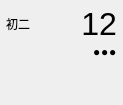
<?xml version="1.0" encoding="UTF-8"?>
<ui version="4.0">
 <class>DayWidget</class>
 <widget class="QWidget" name="DayWidget">
  <property name="geometry">
   <rect>
    <x>0</x>
    <y>0</y>
    <width>123</width>
    <height>105</height>
   </rect>
  </property>
  <property name="minimumSize">
   <size>
    <width>80</width>
    <height>80</height>
   </size>
  </property>
  <property name="acceptDrops">
   <bool>true</bool>
  </property>
  <property name="styleSheet">
   <string notr="true"/>
  </property>
  <layout class="QVBoxLayout" name="verticalLayout">
   <property name="spacing">
    <number>0</number>
   </property>
   <property name="leftMargin">
    <number>6</number>
   </property>
   <property name="topMargin">
    <number>6</number>
   </property>
   <property name="rightMargin">
    <number>6</number>
   </property>
   <property name="bottomMargin">
    <number>6</number>
   </property>
   <item>
    <layout class="QHBoxLayout" name="horizontalLayout">
     <item>
      <widget class="QLabel" name="lunarLabel">
       <property name="enabled">
        <bool>true</bool>
       </property>
       <property name="text">
        <string>初二</string>
       </property>
      </widget>
     </item>
     <item>
      <widget class="QLabel" name="dayLabel">
       <property name="font">
        <font>
         <pointsize>24</pointsize>
        </font>
       </property>
       <property name="layoutDirection">
        <enum>Qt::LeftToRight</enum>
       </property>
       <property name="text">
        <string>12</string>
       </property>
       <property name="alignment">
        <set>Qt::AlignRight|Qt::AlignTrailing|Qt::AlignVCenter</set>
       </property>
      </widget>
     </item>
    </layout>
   </item>
   <item>
    <layout class="QHBoxLayout" name="horizontalLayout_2">
     <property name="spacing">
      <number>0</number>
     </property>
     <item>
      <spacer name="horizontalSpacer">
       <property name="orientation">
        <enum>Qt::Horizontal</enum>
       </property>
       <property name="sizeHint" stdset="0">
        <size>
         <width>40</width>
         <height>20</height>
        </size>
       </property>
      </spacer>
     </item>
     <item>
      <widget class="QLabel" name="dotLabel_1">
       <property name="text">
        <string>●</string>
       </property>
      </widget>
     </item>
     <item>
      <widget class="QLabel" name="dotLabel_2">
       <property name="text">
        <string>●</string>
       </property>
      </widget>
     </item>
     <item>
      <widget class="QLabel" name="dotLabel_3">
       <property name="text">
        <string>●</string>
       </property>
      </widget>
     </item>
    </layout>
   </item>
   <item>
    <spacer name="verticalSpacer">
     <property name="orientation">
      <enum>Qt::Vertical</enum>
     </property>
     <property name="sizeHint" stdset="0">
      <size>
       <width>20</width>
       <height>40</height>
      </size>
     </property>
    </spacer>
   </item>
  </layout>
 </widget>
 <resources/>
 <connections/>
</ui>
